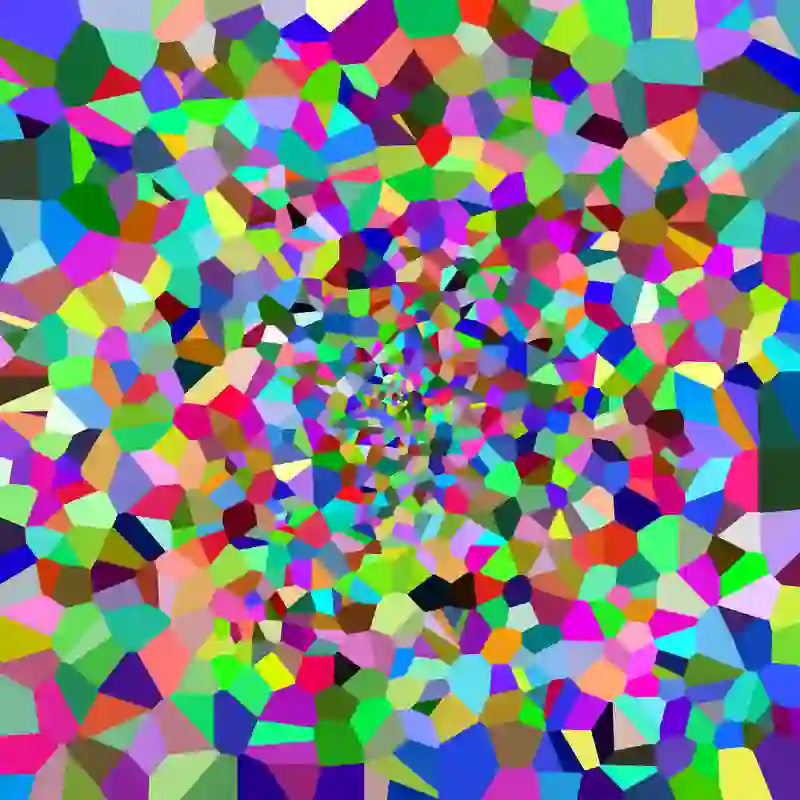
//> input picture image/voro.webp, 800 x 800 px
$ ./main ../image/voro.webp ../image/a.png   (built with g++ and OpenCV 4)
//> lines starting //> are read from the running program, lines starting //| are printed output that depends on the picture
#include <opencv2/opencv.hpp>
#include <iostream>
#include <cmath>

cv::Mat read(char const *fn)
{
//> called with fn = "../image/voro.webp"
    cv::Mat org = cv::imread(fn);
//> org is the input picture: 800 rows x 800 cols, CV_8UC3; mean B, G, R 131.2, 127.2, 127.3
    cv::Mat r;
    org.convertTo(r, CV_64FC3);
    return r;
}

int main(int argc, char const *argv[])
{
    if (argc < 3)
    {
        return 1;
    }
    cv::Mat a = read(argv[1]);
    cv::Mat b = read(argv[2]);
//> call 2 of read, with fn = "../image/a.png"
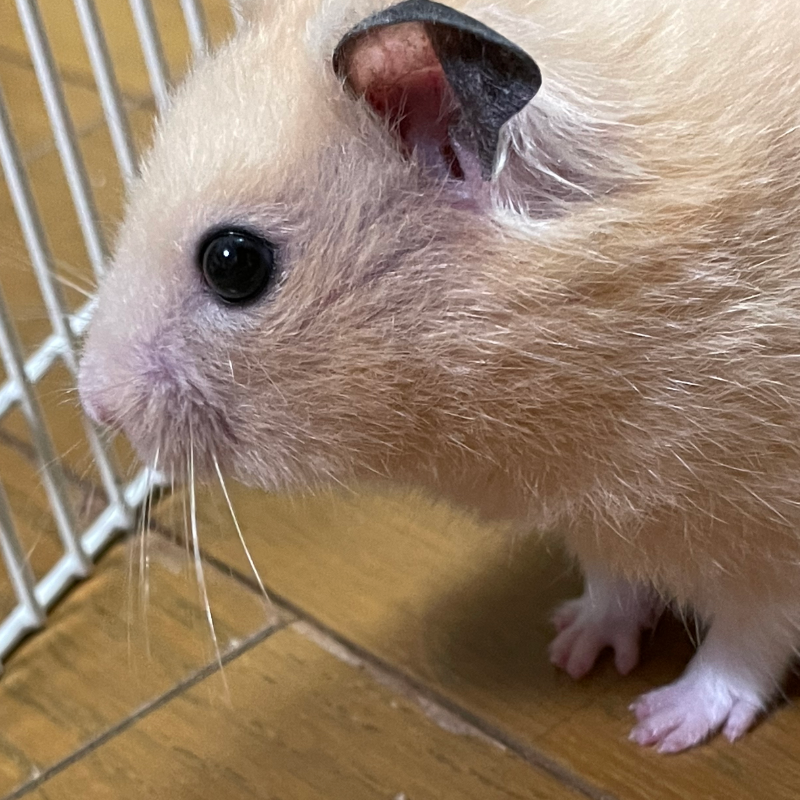
//> input picture image/a.png, 800 x 800 px
//> in read, org is the input picture: 800 rows x 800 cols, CV_8UC3; mean B, G, R 107.5, 127.6, 150
    cv::Mat d = a - b;
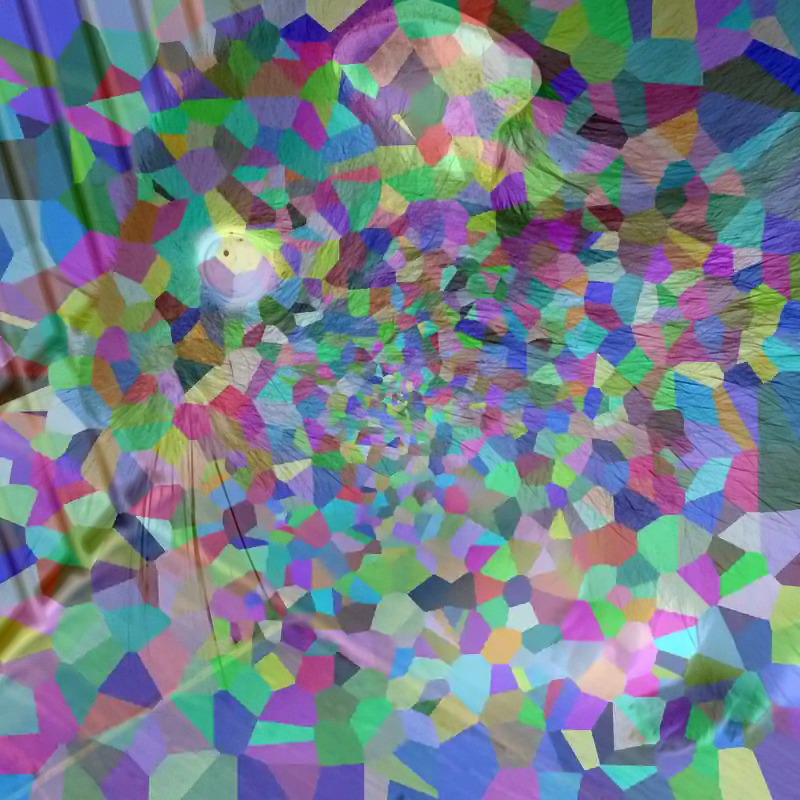
//> d: 800 rows x 800 cols, CV_64FC3; mean B, G, R 23.7, -0.4, -22.7; drawn with min black and max white
    cv::Mat d2 = d.mul(d);
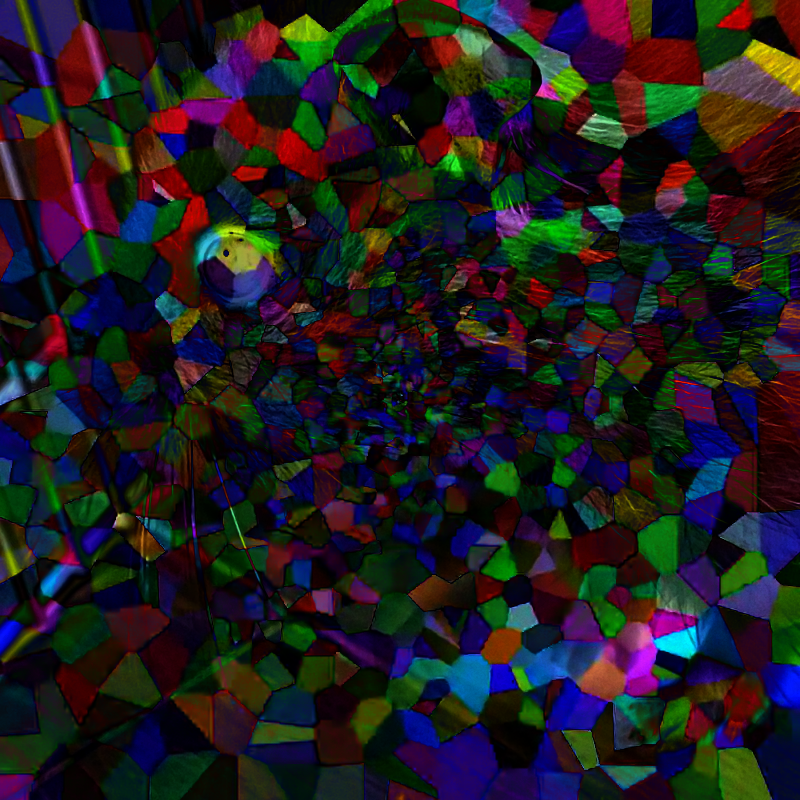
//> d2: 800 rows x 800 cols, CV_64FC3; mean B, G, R 8394.4, 7434.8, 8190.1; drawn with min black and max white
    cv::Mat a1, a2;
    cv::Scalar r = cv::mean(d2);
//> r = Scalar(8394.4, 7434.8, 8190.1)
    double sum = 0;
    for (int e = 0; e < 3; ++e)
    {
        sum += std::sqrt(r[e]);
    }
//> this loop made 3 passes
//> sum on passes 1 to 3: 91.62, 177.8, 268.3
//> after the loop, sum = 268.3
    std::cout << (sum / 3) << std::endl;
//| 89.4483
    return 0;
}
